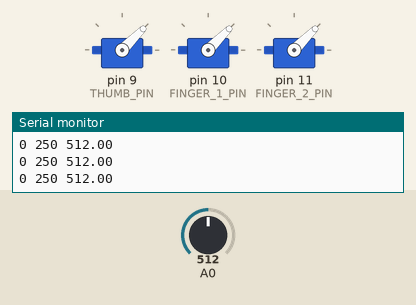
Bench run of a sketch on a simulated Arduino Uno, built with avr-gcc and run on an emulated ATmega328P. Shown: 3 × servo, the last lines printed to the serial monitor. The inputs (shaded band) are chosen by the test bench; at power-on: A0 = 512.

Above: at 1.2 s.
1.3 s: A0 set to 716
At 1.8 s:
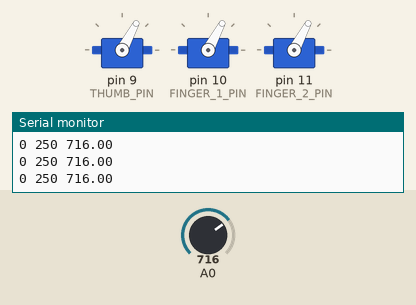
2.9 s: A0 set to 1023
At 3.7 s:
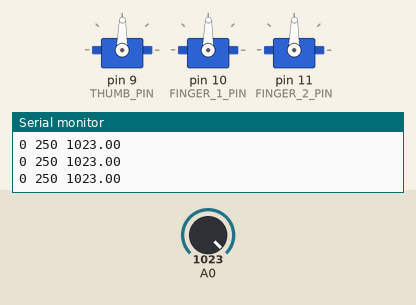
4.5 s: A0 set to 306
At 5.3 s:
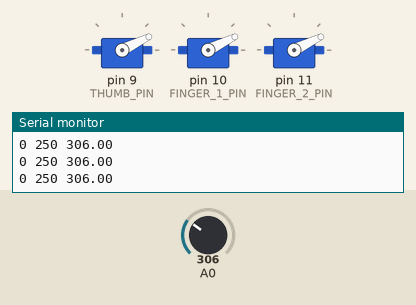
Timing chart, 0 to 7.5 s (numbered marks = the images above; inputs shaded):
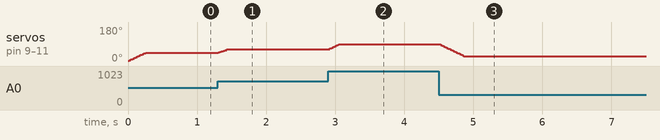

The sketch:

myo_control.ino
```cpp
#include <Servo.h>

// Variables to control init and main loop timings
const unsigned long LOG_RATE = 50;    // log sensors every X ms
const bool WAIT_FOR_SERIAL = true;

// Pin control variables
const int BUTTON_INCREASE_PIN = 6;
const int BUTTON_DECREASE_PIN = 3;
const int THUMB_PIN = 9;
const int FINGER_1_PIN = 10;
const int FINGER_2_PIN = 11;
Servo thumb;   // Servo for thumb
Servo finger_1; // Servo for first finger
Servo finger_2; // Servo for second finger

int buttonState = HIGH;      // Current button state
int lastButtonState = HIGH;  // Previous button state

/* angle variables and functions
 * track the current angle globaly to enable non-blocking movement
*/
const unsigned long SERVO_UPDATE_RATE = 5;  // update servos every X ms
const int WIGGLE_THRESHOLD = 5; // defines the distance in degrees the target must change before we update servos
const int MAX_SPEED = 4; // defines the max amount of degrees the servos will move per update
const int MAX_ANGLE = 90; // defines the angle of the servos needed to close the hand
const int SPEED_SLOPE = MAX_SPEED / (MAX_ANGLE - WIGGLE_THRESHOLD);
int current_angle;
int target_angle;
void calculate_target(); // calculate the new target angle nased on history of sensor readings
void set_servo_target(int); // set a new target angle for the servos to move to
void update_current_angle(); // calculate the new angle to send to the servos based on distance from target angle
void update_servos(); // send new current angle to servos

// history varibles and functions
const int HISTORY_LENGTH = 25;
float history[HISTORY_LENGTH];
void history_add(float);
float history_avg();

void setup() {

  Serial.begin(115200);
  if (WAIT_FOR_SERIAL) while (!Serial); // optionally wait for serial terminal to open
  Serial.println("MyoWare Example_01_analogRead_SINGLE");

  thumb.attach(THUMB_PIN);   // Attach thumb servo to pin 2
  finger_1.attach(FINGER_1_PIN); // Attach first finger servo to pin 3
  finger_2.attach(FINGER_2_PIN); // Attach second finger servo to pin 4

  pinMode(BUTTON_INCREASE_PIN, INPUT_PULLUP);  // Enable internal pull-up resistor
  pinMode(BUTTON_DECREASE_PIN, INPUT_PULLUP);  // Enable internal pull-up resistor

  // Initialize all servos at 0 degrees
  thumb.write(0);
  finger_1.write(0);
  finger_2.write(0);

  current_angle = 0;
  target_angle = 0;
}

void loop()
{
  static unsigned long next_log = 0, next_update = 0;

  // store current time so it is consistent throughout the call
  unsigned long current_time = millis();

  history_add(analogRead(A0));
  calculate_target();

  // if (digitalRead(buttonIncreasePin) == HIGH && target_angle < MAX_ANGLE) {
  //   target_angle++;
  // }
  // if (digitalRead(buttonDecreasePin) == HIGH && target_angle > 0) {
  //   target_angle--;
  // }

  //if (current_time > next_update) {
    //update_log = current_time + UPDATE_RATE;
    update_servos(); // needs to be called every iteration
  //}

  if (current_time > next_log) {
    next_log = current_time + LOG_RATE;
    // message format [0 250 XXXX\n] 11 bytes total
    Serial.print(0); // To freeze the lower limit
    Serial.print(" ");
    Serial.print(250); // To freeze the upper limit
    Serial.print(" ");
    //Serial.print("%04.4i\n", history_avg());
    Serial.println(history_avg());
    // Serial.print(target_angle);
    // Serial.print(" ");
    // Serial.println(current_angle);
    //Serial.print("\n");
  }

  delay(5);
}

void calculate_target() {
  set_servo_target(map(history_avg(), 0, 1024, 0, 90));
}

void set_servo_target(int angle) {
  target_angle = angle;
}

void update_current_angle() {
  int diff = target_angle - current_angle;
  diff = abs(diff);

  int speed = 1;
  // TODO: check if wiggle threshold works
  //
  //if (diff > WIGGLE_THRESHOLD) speed = SPEED_SLOPE * (diff - WIGGLE_THRESHOLD);
  if (speed > MAX_SPEED) speed = MAX_SPEED;

  if (target_angle > current_angle) {
    current_angle += speed;
  } else {
    current_angle -= speed;
  }
}

void update_servos() {
  static unsigned long target_time = 0;

  // This if statement ensures a signal is only sent to the servos on some interval
  if (current_angle != target_angle && millis() >= target_time) {
    target_time = millis() + SERVO_UPDATE_RATE;

    update_current_angle();
    thumb.write(current_angle);
    finger_1.write(current_angle);
    finger_2.write(current_angle);
  }
}

/*
* Reading History related function
*/

void history_add(float new_reading) {
  static int index = 0;
  history[index] = new_reading;
  index = (index + 1) % HISTORY_LENGTH;
}

// this always takes the entire table into account so it will start skewed
float history_avg() {
  float sum = 0;
  for (int i = 0; i < HISTORY_LENGTH; i++) sum += history[i];
  return sum / HISTORY_LENGTH;
}
```

Measured:
- after the input at 1.3 s, servo on pin 9 (THUMB_PIN), servo on pin 10 (FINGER_1_PIN), servo on pin 11 (FINGER_2_PIN): 45° → 62° at once
- after the input at 2.9 s, servo on pin 9 (THUMB_PIN), servo on pin 10 (FINGER_1_PIN), servo on pin 11 (FINGER_2_PIN): 62° → 89° at once
- after the input at 4.5 s, servo on pin 9 (THUMB_PIN), servo on pin 10 (FINGER_1_PIN), servo on pin 11 (FINGER_2_PIN): moves from 89° to 26° over 0.36 s, starting at once
